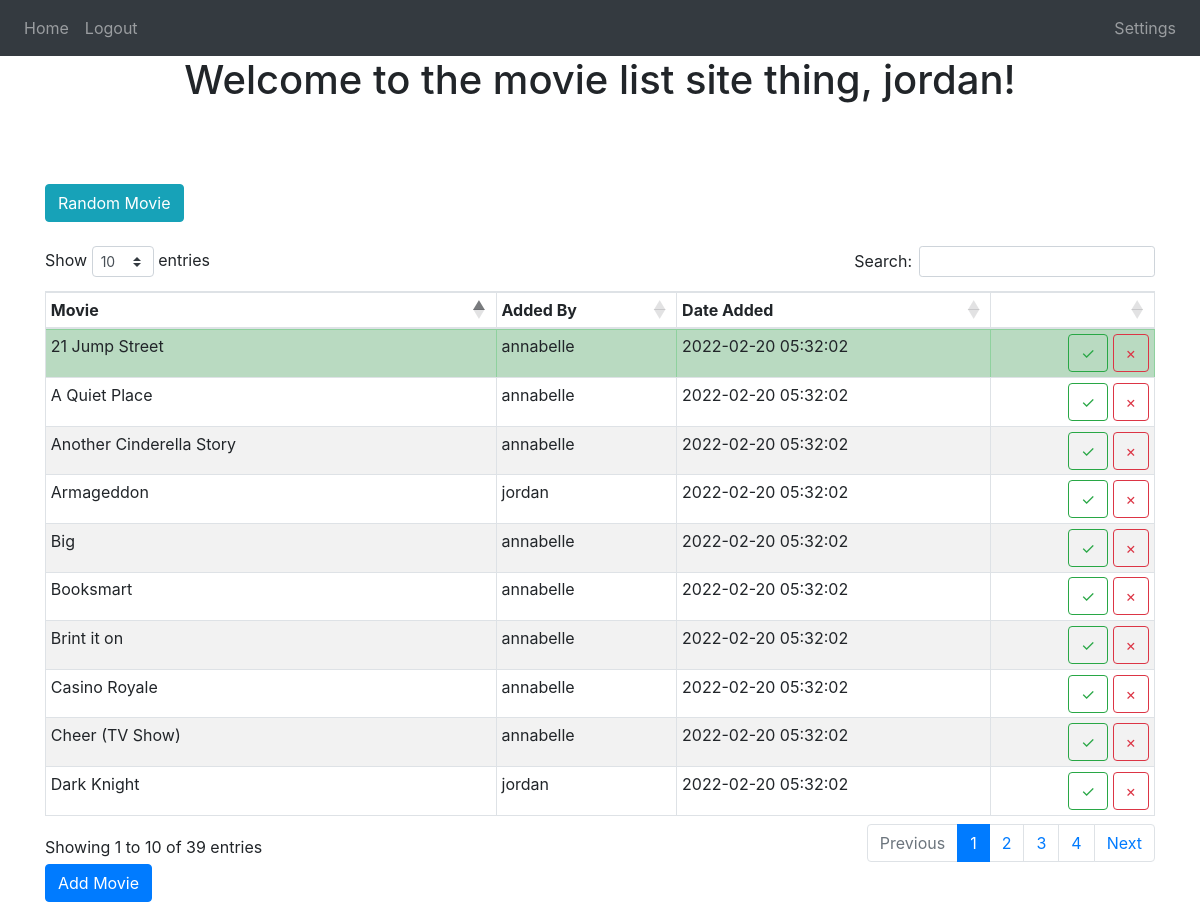
Page / (signed in) on the earlier database version.
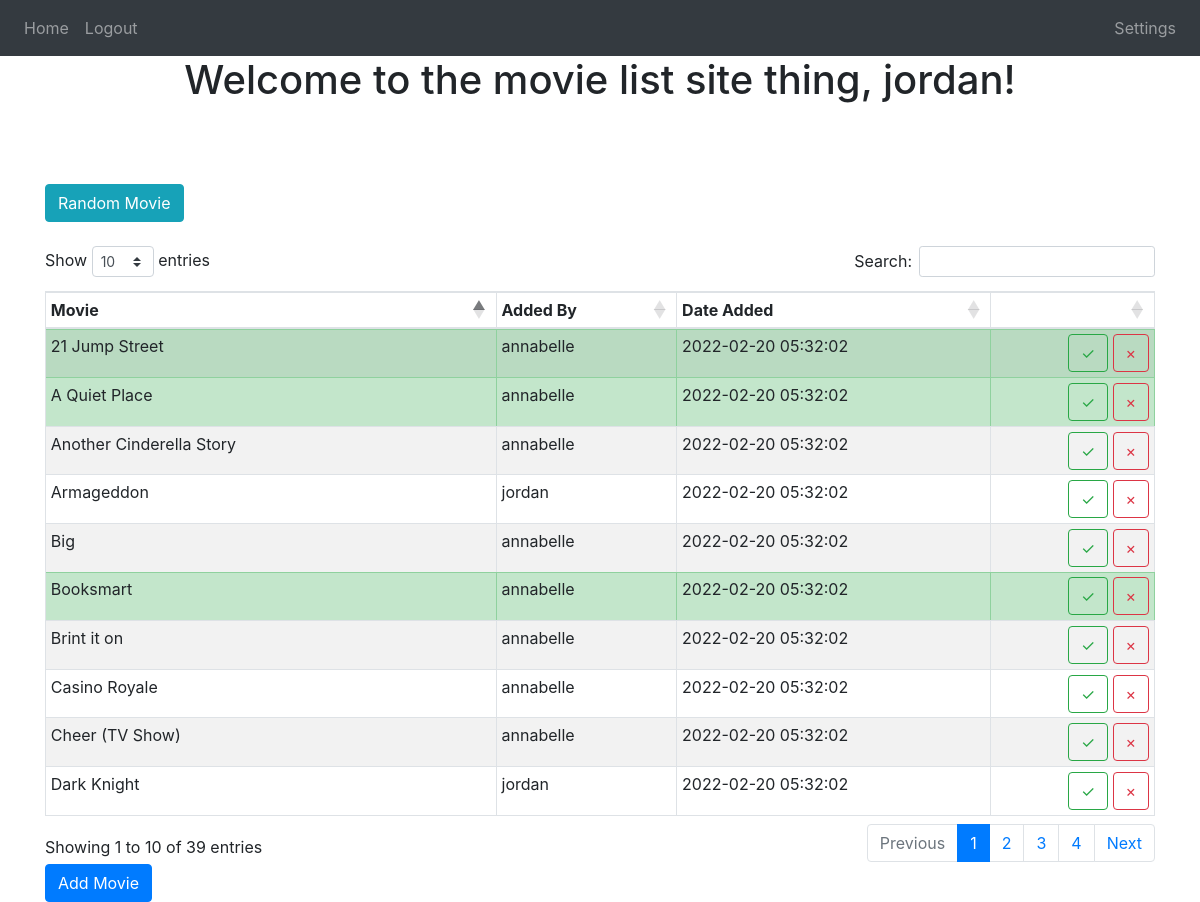
Same page on the later database version.
### website/models.py (models this page shows)
class User(db.Model, UserMixin):
    id = db.Column(db.Integer, primary_key=True)
    username = db.Column(db.String(150), unique=True)
    password = db.Column(db.String(150))
    movieSuggestions = db.relationship('Movie')

class Movie(db.Model):
    id = db.Column(db.Integer, primary_key=True)
    name = db.Column(db.String(150))
    whoAdded = db.Column(db.String(150), db.ForeignKey('user.id'))
    dateAdded = db.Column(db.DateTime(timezone=True), default=func.now())
    haveWatched = db.Column(db.Boolean, default=False)

### website/views.py (the view)
@views.route('/', methods=['POST', 'GET'])
@login_required
def home():
    if request.method == 'POST':
        movie_name = request.form.get('movieNameInput')
        newMovie = Movie(name=movie_name, whoAdded=current_user.username, haveWatched=False)
        db.session.add(newMovie)
        db.session.commit()
    allMovies = Movie.query.all()
    randMovie = random.choice(allMovies)
    while randMovie.haveWatched:
        randMovie = random.choice(allMovies)
    return render_template("home.html", user=current_user, movies=allMovies, randomMovie=randMovie.name)

### website/__init__.py (called while the page is built)
def create_app():
    app = Flask(__name__)
    app.config['SECRET_KEY'] = 'EoX;)#xk9X&ApMPBJ0X,#@"pM+aB@W'
    app.config['SQLALCHEMY_DATABASE_URI'] = f'sqlite:///{DB_NAME}'
    app.config['SQLALCHEMY_TRACK_MODIFICATIONS'] = False
    db.init_app(app)
    login_manager = LoginManager()
    login_manager.login_view = 'auth.login'
    login_manager.init_app(app)
    from .views import views
    from .auth import auth
    app.register_blueprint(views, url_prefix='/')
    app.register_blueprint(auth, url_prefix='/')
    from .models import User, Movie
    create_database(app)
    @login_manager.user_loader
    def load_user(id):
        return User.query.get(int(id))
    return app

### website/templates/home.html (shortened to what this page needs)
{% extends "base.html" %}
{% block pageBody %}
    <h1 align="center">Welcome to the movie list site thing, {{ user.username }}!</h1>
    <br>
    <br>
    <br>
    <button type="button" class="btn btn-info" data-toggle="modal" data-target="#randomMovieModal">Random Movie</button>
    <br>
    <br>
    <table id="movieTable" class="table table-striped table-bordered table-sm" cellspacing="0" width="100%">
        <thead>
            <th class="th-sm">Movie</th>
            <th class="th-sm">Added By</th>
            <th class="th-sm">Date Added</th>
            <th class="th-sm"></th>
        </thead>
        <tbody>
            {% for movie in movies %}
                {% if movie.haveWatched %}
                    <tr class="table-success">
                        <td>{{ movie.name }}</td>
                        <td>{{ movie.whoAdded }}</td>
                        <td>{{ movie.dateAdded }}</td>
                        <td align="right">
                            <a href="{{ url_for('views.watchMovie', movie_id=movie.id) }}" title="Watch Movie">
                                <button type="button" class="btn btn-outline-success">&#10003;</button>
                            </a>
                            <a href="{{ url_for('views.movieDelete', movie_id=movie.id) }}" onclick="return confirm('Are you sure you want to delete {{ movie.name }}?');" title="Delete Movie" }}>
                                <button type="button" class="btn btn-outline-danger">&times;</button>
                            </a>
                        </td>
                    </tr>
                {% else %}
                    <tr>
                        <td>{{ movie.name }}</td>
                        <td>{{ movie.whoAdded }}</td>
                        <td>{{ movie.dateAdded }}</td>
                        <td align="right">
                            <a href="{{ url_for('views.watchMovie', movie_id=movie.id) }}" title="Watch Movie">
                                <button type="button" class="btn btn-outline-success">&#10003;</button>
                            </a>
                            <a href="{{ url_for('views.movieDelete', movie_id=movie.id) }}" onclick="return confirm('Are you sure you want to delete {{ movie.name }}?');" title="Delete Movie" }}>
                                <button type="button" class="btn btn-outline-danger">&times;</button>
                            </a>
                        </td>
                    </tr>
                {% endif %}
            {% endfor %}
        </tbody>
    </table>
    <button type="button" class="btn btn-primary" data-toggle="modal" data-target="#movieModal">Add Movie</button>
{% endblock %}

### website/templates/base.html (shortened to what this page needs)
<!DOCTYPE html>
<html lang="en">
<head>
    <link
      rel="stylesheet"
      href="https://stackpath.bootstrapcdn.com/bootstrap/4.4.1/css/bootstrap.min.css"
    >
    <link
      rel="stylesheet"
      href="https://stackpath.bootstrapcdn.com/font-awesome/4.7.0/css/font-awesome.min.css"
    >
    <link
        rel="stylesheet"
        href="https://cdnjs.cloudflare.com/ajax/libs/twitter-bootstrap/4.5.2/css/bootstrap.css"
    >
    <link
        rel="stylesheet"
        href="https://cdn.datatables.net/1.11.4/css/dataTables.bootstrap4.min.css"
    >
    <link rel="stylesheet" href="{{ url_for('static', filename="style.css") }}">
</head>
<body>
    <nav class="navbar navbar-expand-lg navbar-dark bg-dark">
        <div class="collapse navbar-collapse" id="navbar">
            <div class="navbar-nav">
                {% if user.is_authenticated %}
                <a class="nav-item nav-link" id="home" href="/">Home</a>
                <a class="nav-item nav-link" id="logout" href="/logout">Logout</a>
                {% else %}
                <a class="nav-item nav-link" id="login" href="/login">Login</a>
                {% endif %}
            </div>
        </div>
        {% if user.is_authenticated %}
        <div class="collapse navbar-collapse order-3">
            <div class="navbar-nav ml-auto">
                <a class="nav-item nav-link" id="settings" href="/settings">Settings</a>
            </div>
        </div>
        {% endif %}
    </nav>
    <div class="container">
        {% block pageBody %}
        {% endblock %}
    </div>
</body>
</html>

### website/static/style.css (style rules this page uses)
table.dataTable thead .sorting:after, table.dataTable thead .sorting:before, table.dataTable thead .sorting_asc:after, table.dataTable thead .sorting_asc:before, table.dataTable thead .sorting_asc_disabled:after, table.dataTable thead .sorting_asc_disabled:before, table.dataTable thead .sorting_desc:after, table.dataTable thead .sorting_desc:before, table.dataTable thead .sorting_desc_disabled:after, table.dataTable thead .sorting_desc_disabled:before { bottom: .5em; }

Differences in the rows shown:
changed Movie "Booksmart": haveWatched False → True (drawn)
changed Movie "A Quiet Place": haveWatched False → True (drawn)
